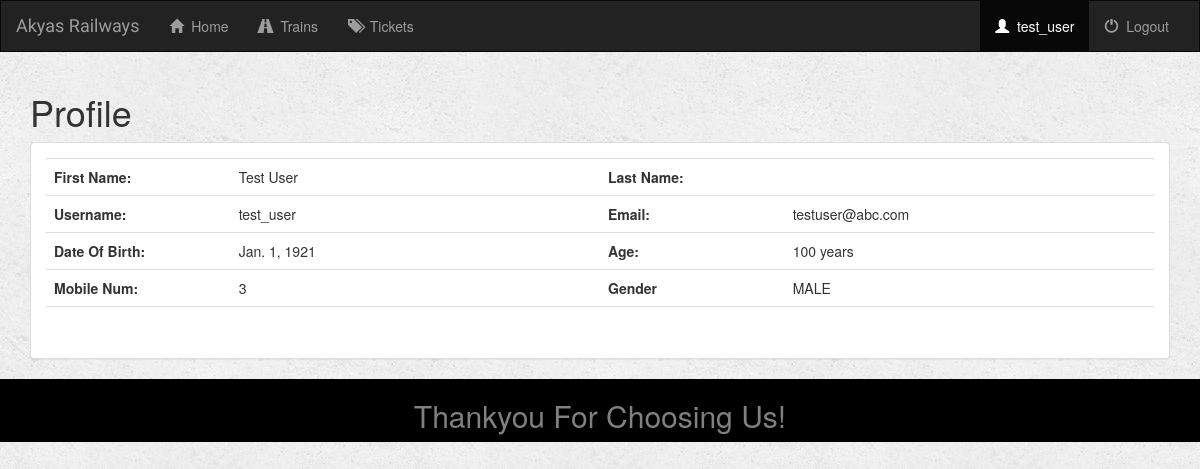
The app's page /profile/ (signed in) with its own data.
### app/models.py (models this page shows, shortened)
class RegisteredUser(models.Model):
    GENDER = (
        ('MALE', 'Male'),
        ('FEMALE', 'Female'),
        ('OTHER', 'Other'),
        ('NOT_SAY', 'I prefer not to say')
    )
    user = models.OneToOneField(User, on_delete=models.CASCADE, primary_key=True)
    gender = models.CharField(max_length=10, choices=GENDER)
    birth_date = models.DateField()
    mobile_number = models.CharField(max_length=15)

### app/views.py (the view)
# urls.py: path('profile/', views.user_profile, name='user_profile'),
def user_profile(request):
    if not request.user.is_authenticated:
        return render(request, 'app/login.html')
    template = 'app/profile.html'
    reg_user = get_object_or_404(RegisteredUser, user=request.user)
    user_age = f"{relativedelta(date.today(), reg_user.birth_date).years} years"
    context = {"reg_user": reg_user, "user_age": user_age}
    return render(request, template, context)

### app/templates/app/profile.html
{% extends 'app/base.html' %}
{% block profile_active %}active{% endblock %}
{% block user %} {{user.username}} {% endblock %}
{% block user_base %}
    {% include 'app/user_base.html' %}
{% endblock %}
{% block base_body %}
    <div class="container">
        <h1> Profile </h1>
        <div class="panel panel-default">
            <div class="panel-body">
                <table class="table">
                    <tr>
                        <th class="col-lg-2"> <b> First Name:</b> </th>
                        <td class="col-lg-4"> {{ reg_user.user.first_name}} </td>
                        <th class="col-lg-2"> <b> Last Name:</b></th>
                        <td class="col-lg-4"> {{reg_user.user.last_name}} </td>
                    </tr>
                    <tr>
                        <th> <b> Username:</b> </th>
                        <td> {{reg_user.user.username}} </td>
                        <th> <b> Email:</b> </th>
                        <td> {{reg_user.user.email}}  </td>
                    </tr>
                    <tr>
                        <th> <b> Date Of Birth: </b> </th>
                        <td> {{reg_user.birth_date}}  </td>
                        <th> <b> Age:</b> </th>
                        <td> {{user_age}} </td>
                    </tr>
                    <tr>
                        <th> <b> Mobile Num:</b> </th>
                        <td> {{reg_user.mobile_number}} </td>
                        <th> <b> Gender </b> </th>
                        <td> {{reg_user.gender}}  </td>
                    </tr>
                    <tr>
                        <th></th><td></td>
                        <th></th><td></td>
                    </tr>
                </table>
            </div>
        </div>
    </div>
{% endblock %}

### app/static/app/style.css (style rules this page uses)
body { background: white url("images/whiteBG.png"); }

### records on screen
RegisteredUser: user.first_name "Test User", user.username "test_user", user.email "testuser@abc.com", birth_date "Jan. 1, 1921", mobile_number "3", gender "MALE"

### other values on screen
{{ user.username }} "test_user"
{{ user_age }} "100 years"
